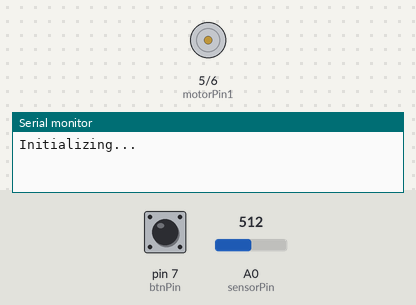
Bench run of a sketch on a simulated Arduino Uno, built with avr-gcc and run on an emulated ATmega328P. Parts: motor-driver pin pairs drawn as motors (green arrow = first pin HIGH = forward, orange = second pin HIGH = backward, longer = more drive), the last lines printed to the serial monitor. The inputs (shaded band) are chosen by the test bench; at power-on: A0 (sensorPin) = 512, pin 7 (btnPin) LOW.

Above: at 0.1 s.
At 11.2 s:
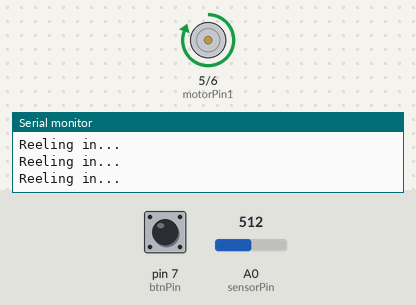
11.3 s: A0 (sensorPin) set to 307
12.8 s: A0 (sensorPin) set to 285
Timing chart, 0 to 15.8 s (numbered marks = the images above; inputs shaded):
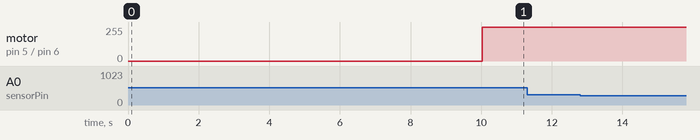

The sketch:

vsardu.ino
```cpp
const int btnPin = 7;
const int sensorPin = A0;
const int motorPin1 = 5;
const int motorPin2 = 6;
const int rel_cap = 7;
int rel_revs = 0;
int max_revs = 0;
int line = 0;
bool reel_in = true;

// Button things
unsigned long lastDebounceTime = 0;
unsigned long debounceDelay = 1000; // Adjust this debounce delay as needed
bool buttonPressed = false;
unsigned long setupTimeout = 10000; // Adjust this timeout value as needed (in milliseconds)

void setup()
{
  Serial.begin(9600);
  Serial.println("Initializing...");

  pinMode(btnPin, INPUT);
  pinMode(sensorPin, INPUT);
  pinMode(motorPin1, OUTPUT);
  pinMode(motorPin2, OUTPUT);
  unsigned long startTime = millis();
  while (millis() - startTime < 10000)
  {
    if (digitalRead(btnPin) == HIGH)
    {
      // Button is pressed, increment click count
      Serial.println("clicked");
      line = line + 50;
      delay(500); // Debounce delay to prevent multiple counts for a single press
    }
  }

  max_revs = line / rel_cap; // Calculate initial number of revolutions based on line length

  Serial.print("Line length set to: ");
  Serial.print(line);
  Serial.println(" units");
  Serial.print("Maximum revolutions to perform: ");
  Serial.println(max_revs);

  Serial.println("Initialization complete.");
}

void loop()
{
  // Run constant check if sensor hits <300, if true, change rel_revs
  if (analogRead(sensorPin) < 300)
  {
    if (reel_in)
    {
      rel_revs++;
      Serial.println("Reel in: Incrementing rel_revs");
    }
    else
    {
      rel_revs--;
      Serial.println("Reel out: Decrementing rel_revs");
    }

    // Change direction when reaching max_revs or 0
    if (rel_revs == max_revs || rel_revs == 0)
    {
      reel_in = !reel_in;
      Serial.println("Changing direction.");
    }
  }

  // Control motor direction based on reel_in
  if (reel_in)
  {
    reel_in_function();
  }
  else
  {
    reel_out_function();
  }
}

void reel_in_function()
{
  // Motor control for reeling in
  digitalWrite(motorPin1, HIGH);
  digitalWrite(motorPin2, LOW);

  // Add a delay as needed
  delay(100);

  Serial.println("Reeling in...");
}

void reel_out_function()
{
  // Motor control for reeling out
  digitalWrite(motorPin1, LOW);
  digitalWrite(motorPin2, HIGH);

  // Add a delay as needed
  delay(100);

  Serial.println("Reeling out...");
}

void waitForUserInput()
{
  int buttonState = digitalRead(btnPin);

  if (buttonState == HIGH)
  {

    Serial.println("Clicked");
    line += 50;
  }

  delay(10);
}
```
